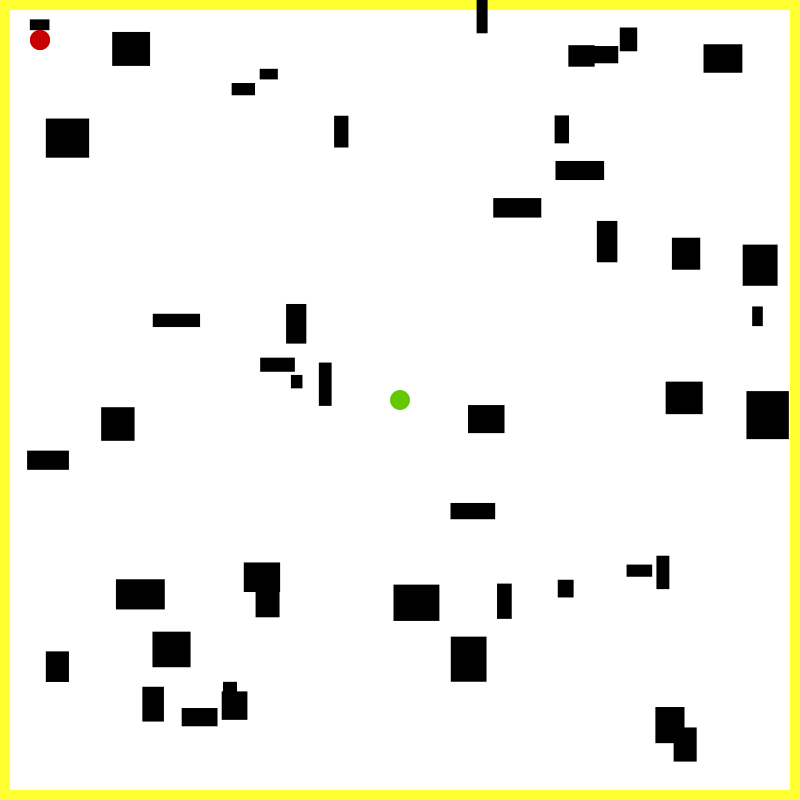
Frame 1 (no input)
Frame 60 (the mouse pressed at the canvas centre just before this capture): identical to frame 1, image omitted
Frame 120 (the mouse held since frame 60 and released just before this capture): identical to frame 1, image omitted

The Processing sketch that drew this single still picture (run headless with seeded random() and noise(); from frame 60 on, the mouse is pressed at the canvas centre):

// Processing sketch: hotlinejava
// ── hotlinejava.pde
Player p;
Enemy e;
Barrier[] walls = new Barrier[50];

void setup(){
   size(800,800);
   p = new Player();
   e = new Enemy(30,30,50,50);
   walls[0]= new Barrier(width/2,5,800,10);
   walls[1]= new Barrier(width/2,795,800,10);
   walls[2]= new Barrier(5,height/2,10,800);
   walls[3]= new Barrier(795,height/2,10,800);
   for (int i=0;i<4;i++){
     walls[i].setColor(255,255,50);
   }
   for (int i=4;i<walls.length;i++){
     float xcor=random(800);
     float ycor=random(800);
     float w=random(10,50);
     float l=random(10,50);
     walls[i] = new Barrier(xcor,ycor,w,l);
     walls[i].draw();
   }
}

boolean collision(float[] a, float[] b){
  //coor[0] = left wall, coor[1] = top wall, coor[2] = right wall, coor[3] = bottom wall
  return a[2] > b[0] && a[3] > b[1] && b[2] > a[0] && b[3] > a[1];
  // return bBoxRight > aBoxLeft && bBoxBottom > aBoxTop && aBoxRight > bBoxLeft && aBoxBottom > bBoxTop;
}

class Barrier{
    float[] coor = new float[4];
    color c;
    void draw(){
      rectMode(CORNERS);
      fill(c);
      rect(coor[0],coor[1],coor[2],coor[3]);
    }
    Barrier(float x,float y, float w, float l){
      c = color(0,0,0);
      coor[0]=x-(w/2);
      coor[1]=y-(l/2);
      coor[2]=x+(w/2);
      coor[3]=y+(l/2);
    }
    void setColor(int r, int g,int b){
      c = color(r,g,b);
    }
    float[] getCoors(){
      return coor;
    }
}

class Player{
    float[] coor = new float[4];
    color c;
    float speed;
    Player(){
      coor[0]=(width/2)-10;
      coor[1]=(height/2)-10;
      coor[2]=(width/2)+10;
      coor[3]=(height/2)+10;
      c = color(100,200,0);
      speed=3;
    }
    float getSpeed(){
      return speed;
    }
    void setxcor(float x){
      coor[0]+=x;
      coor[2]+=x;
    }
    void setycor(float y){
      coor[1]+=y;
      coor[3]+=y;
    }    
    float[] getCoors(){
      return coor;
    }
    void setColor(int r, int g, int b){
      c = color(r,g,b);
    }
    void draw(){
      ellipseMode(CORNERS);
      noStroke();
      fill(c);
      ellipse(coor[0],coor[1],coor[2],coor[3]);
    }    
}

class Enemy extends Player{
  Enemy(float x1,float y1,float x2,float y2){
    coor[0]=x1;
    coor[1]=y1;
    coor[2]=x2;
    coor[3]=y2;
    c = color(200,0,0);
  }
}

void draw(){
    background(255);  
    p.draw();
    e.draw();
    p.setColor(100,200,0);    
    for (Barrier wall : walls){
      wall.draw();
    }
        e.draw();
    if (keyPressed){
      keyPressed();
    }
}

void keyPressed(){
        boolean collision=false;
        float speed = p.getSpeed();
        float reverse=speed;
        boolean vertical=false;
        if (key == 'a' || key == 'A' || key == LEFT){
          p.setxcor(speed*-1);
        }
        if (key == 'w' || key == 'W' || key == UP){
          vertical=true;
          p.setycor(speed*-1);
        }
        if (key == 's' || key == 'S' || key == DOWN){
          vertical=true;
          reverse=(speed*-1);
          p.setycor(speed);  
        }
        if (key == 'd' || key == 'D' || key == RIGHT){
          reverse=(speed*-1);
          p.setxcor(speed);
        }
        float[] coor = p.getCoors();
        for (Barrier wall : walls){
          if (collision(coor,wall.getCoors())){
            if (vertical) p.setycor(reverse);
            else p.setxcor(reverse);
          }
        }
}
